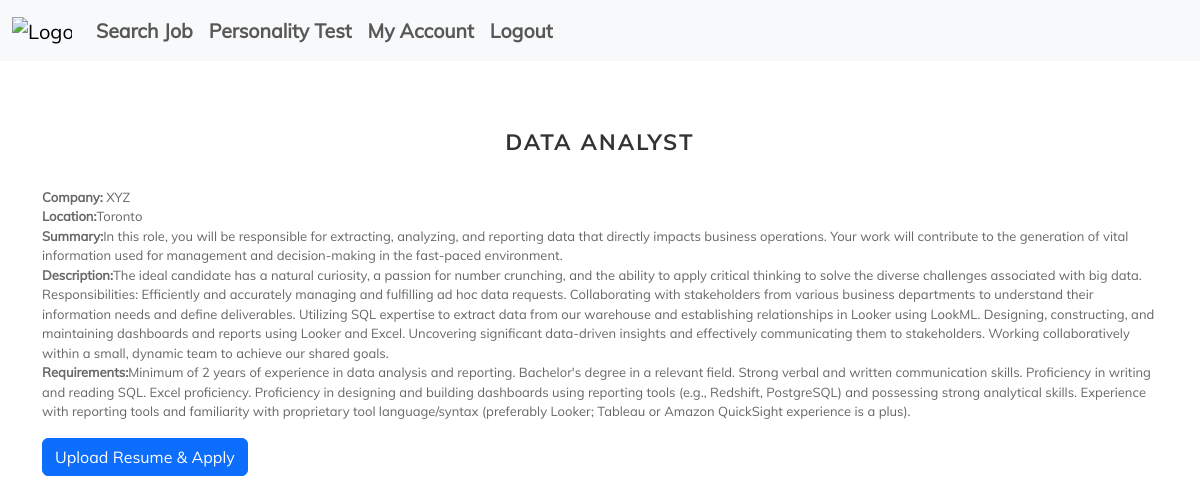
Page /job-detail/1/ (signed in) on the committed database.
### employer/models.py (models this page shows, shortened)
class Job(models.Model):
    title = models.CharField(max_length=100)
    company = models.CharField(max_length=100)
    location = models.CharField(max_length=100)
    summary = models.TextField()
    description = models.TextField()
    requirements = models.TextField()
    start_date = models.DateField()
    end_date = models.DateField()

### users/views.py (the view)
# urls.py: path('job-detail/<int:job_id>/',job_detail,name='job_detail'),
@login_required(login_url='/login/')
def job_detail(request, job_id):
    job = get_object_or_404(Job, id=job_id)
    context = {
        'job': job
    }
    return render(request, 'job-detail.html', context)

### templates/job-detail.html (shortened to what this page needs)
{% extends 'base.html' %}
{% block content %}
    <div class="inner">
        <h3>{{ job.title }}</h3>
        <div>
            <b>Company:</b> {{ job.company }}
        </div>
        <div>
            <b>Location:</b>{{ job.location }}
        </div>
        <div>
            <b>Summary:</b>{{ job.summary }}
        </div>
        <div>
            <b>Description:</b>{{ job.description }}
        </div>
        <div>
            <b>Requirements:</b>{{ job.requirements }}
        </div>
        <div class="mt-3"><input type="button" class="btn btn-primary" value="Upload Resume & Apply"
                                 onclick="openModal()"></div>
    </div>
{% endblock %}

### static/css/style.css (style rules this page uses)
* { -webkit-box-sizing: border-box; -moz-box-sizing: border-box; box-sizing: border-box; }
body { font-family: "Muli-Regular"; color: #666; font-size: 13px; margin: 0; }
input, textarea, select, button { font-family: "Muli-Regular"; color: #333; font-size: 13px; }
p, h1, h2, h3, h4, h5, h6, ul { margin: 0; }
.inner { min-width: 850px; margin: auto; padding-top: 68px; padding-bottom: 48px; }
.inner h3 { text-transform: uppercase; font-size: 22px; font-family: "Muli-Bold"; text-align: center; margin-bottom: 32px; color: #333; letter-spacing: 2px; }

### rows in the picture
Job: title "DATA ANALYST", company "XYZ", location "Toronto", summary "In this role, you will be responsible for extracting, analyzing, and reporting data that directly impacts business operations. Your work will contribute to the generation of vital information used for management and decision-making in the fast-paced environment.", description "The ideal candidate has a natural curiosity, a passion for number crunching, and the ability to apply critical thinking to solve the diverse challenges associated with big data. Responsibilities: Efficiently and accurately managing and fulfilling ad hoc data requests. Collaborating with stakeholders from various business departments to understand their information needs and define deliverables. Utilizing SQL expertise to extract data from our warehouse and establishing relationships in Looker using LookML. Designing, constructing, and maintaining dashboards and reports using Looker and Excel. Uncovering significant data-driven insights and effectively communicating them to stakeholders.…", requirements "Minimum of 2 years of experience in data analysis and reporting. Bachelor's degree in a relevant field. Strong verbal and written communication skills. Proficiency in writing and reading SQL. Excel proficiency. Proficiency in designing and building dashboards using reporting tools (e.g., Redshift, PostgreSQL) and possessing strong analytical skills. Experience with reporting tools and familiarity with proprietary tool language/syntax (preferably Looker; Tableau or Amazon QuickSight experience is a plus)."
